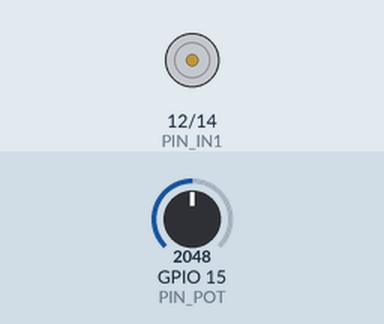
Bench run of a sketch on a simulated ESP32. On the bench: motor-driver pin pairs drawn as motors (green arrow = first pin HIGH = forward, orange = second pin HIGH = backward, longer = more drive, scaled by the enable pin). Inputs (shaded band) come from the test bench; at power-on: GPIO 15 (PIN_POT) = 2048. What the sketch prints to the serial monitor is not drawn.

Above: at 1.2 s.
1.3 s: GPIO 15 (PIN_POT) set to 1942
2.8 s: GPIO 15 (PIN_POT) set to 1899
4.3 s: GPIO 15 (PIN_POT) set to 2240
At 5.4 s:
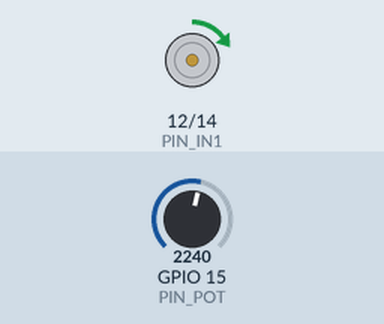
5.8 s: GPIO 15 (PIN_POT) set to 1860
At 6.6 s:
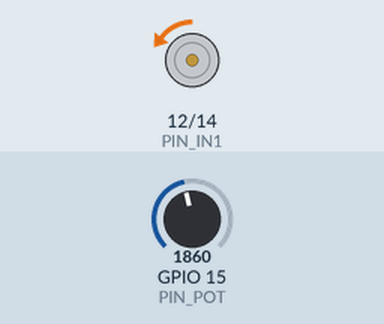
7.3 s: GPIO 15 (PIN_POT) set to 1228
At 7.7 s:
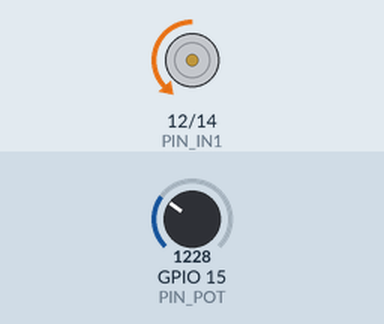
Timing chart, 0 to 9.8 s (numbered marks = the images above; inputs shaded):
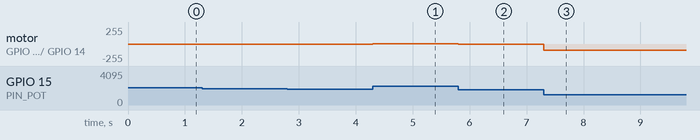

The sketch:

017-04_driver_motor_potentiometer_lib.ino
```cpp
/**********************************************************************
* Filename    : 017-04_driver_motor_potentiometer_lib
* Description : Using Motor Driver "L293D" component and
* motor and potentiometer to make the motor spin at different speed
* and in different direction.
* Auther      : Alternatives Solutions
* Modification: 2026/03/04
**********************************************************************/
// Pins for L293D
const int PIN_ENABLE1 = 13; // Speed (PWM) (Enable 1 pin)
const int PIN_IN1 = 12;     // Direction 1 (Channel 1 pin)
const int PIN_IN2 = 14;     // Direction 2 (Channel 2 pin)

// Potentiometer Pin
const int PIN_POT = 15;

// PWM Settings
const int PWM_FREQ = 5000;
const int PWM_BIT = 8;  // Precision/Resolution
const int PWM_CHANNEL = 0;

const int DELAY_TIME = 1000;
const bool DEBUG = false;


// the setup function runs once when you press reset or power the board
void setup() {
  // Set direction pins as outputs
  pinMode(PIN_IN1, OUTPUT);
  pinMode(PIN_IN2, OUTPUT);

  // Correct order: Pin, Frequency, Resolution, Channel
  ledcAttachChannel(PIN_ENABLE1, PWM_FREQ, PWM_BIT, PWM_CHANNEL);

  Serial.begin(115200);
  Serial.println("\nESP32 Wrover initialization completed!");
//  Serial.println("Ready to handle data...\n");
}

// the loop function runs over and over again forever
void loop() {
  int potValue = analogRead(PIN_POT);
  int speed = 0;

  // Center is roughly 2048. Let's create a "Neutral" zone.
  if (potValue > 2200) {
    // Forward
    digitalWrite(PIN_IN1, HIGH);
    digitalWrite(PIN_IN2, LOW);
    speed = map(potValue, 2200, 4095, 0, 255);
  } else if (potValue < 1900) {
    // Backward
    digitalWrite(PIN_IN1, LOW);
    digitalWrite(PIN_IN2, HIGH);
    speed = map(potValue, 1900, 0, 0, 255);
  } else {
    // Neutral/Stop
    digitalWrite(PIN_IN1, LOW);
    digitalWrite(PIN_IN2, LOW);
    speed = 0;
  }

  ledcWrite(PIN_ENABLE1, speed);

  // Monitor the values
  if (DEBUG) {
    Serial.print("Pot: ");
    Serial.print(potValue);
    Serial.print(" | Speed: ");
    Serial.println(speed);

    delay(DELAY_TIME);
  }
}

/*
Why this works better:
  >> The "Dead Zone" (1900 to 2200):
    This stops the motor from "jittering" or humming
    when the knob is in the middle.
  >> The map function:
    This translates your large sensor numbers (0-4095)
    into the smaller motor numbers (0-255) automatically.
  >> Hardware PWM:
    By using 5000Hz, the motor will be much quieter
    and smoother than if you used a lower frequency.

*/
```

Measured:
- after the input at 1.3 s, every drawn part: stays the same
- after the input at 4.3 s, motor on GPIO 12 (PIN_IN1) / GPIO 14 (PIN_IN2): stopped → forward 5/255 at once
- after the input at 5.8 s, motor on GPIO 12 (PIN_IN1) / GPIO 14 (PIN_IN2): forward 5/255 → backward 5/255 at once
- after the input at 7.3 s, motor on GPIO 12 (PIN_IN1) / GPIO 14 (PIN_IN2): backward 5/255 → backward 90/255 at once
